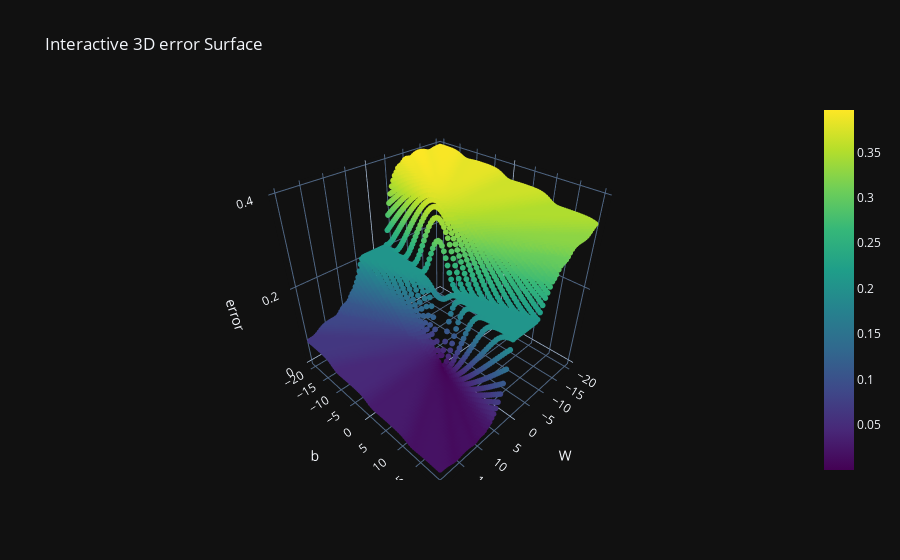

Notebook cell for this chart:
### Code cell
# Create two interactive 3D Plotly figures and save them as standalone HTML files.
import numpy as np
import plotly.graph_objects as go
import plotly.io as pio

# === Figure 1: 3D Surface (z = sin(sqrt(x^2 + y^2))) ===
X = ws
Y = bs
Z = loss_error

fig = go.Figure(data=[go.Scatter3d(x=ws, y=bs, z=loss_error,
                                   mode='markers',
                                   marker=dict(
                                    size=2,                # smaller points
                                    color=loss_error,           # color by z values
                                    colorscale='Viridis',   # colormap
                                    showscale=True          # show colorbar
                       ))])
fig.update_layout(
    title="Interactive 3D error Surface",
    scene=dict(
        xaxis=dict(title="W", autorange=True),
        yaxis=dict(title="b", autorange=True),
        zaxis=dict(title="error", autorange=True)
    )
)
fig.show()

surface_path = "outputs/1_error_surface/1_error_surface.html"
pio.write_html(fig, file=surface_path, auto_open=False, include_plotlyjs="cdn")

surface_path
# You can open the interactive html file in browser

### Figure 1 — Plotly figure (JSON) as saved in the notebook; plotly's stock layout.template omitted (floating-point values rounded to 4 significant figures; data arrays with more than 128 entries replaced by an {"elided": "..."} marker saying what was removed)
{"data": [{"marker": {"color": {"elided": "6400 float values"}, "colorscale": [[0.0, "#440154"], [0.1111, "#482878"], [0.2222, "#3e4989"], [0.3333, "#31688e"], [0.4444, "#26828e"], [0.5556, "#1f9e89"], [0.6667, "#35b779"], [0.7778, "#6ece58"], [0.8889, "#b5de2b"], [1.0, "#fde725"]], "showscale": true, "size": 2}, "mode": "markers", "x": {"elided": "6400 float values"}, "y": {"elided": "6400 float values"}, "z": {"elided": "6400 float values"}, "type": "scatter3d"}], "layout": {"scene": {"xaxis": {"title": {"text": "W"}, "autorange": true}, "yaxis": {"title": {"text": "b"}, "autorange": true}, "zaxis": {"title": {"text": "error"}, "autorange": true}}, "title": {"text": "Interactive 3D error Surface"}}}
